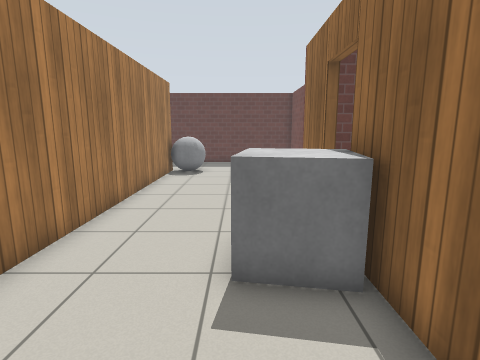
[1] (above)

15 first-person views from a walk through a Gazebo world. The camera is 1.2 m above the floor, tilts 10° down and sees 80° across. The floor is counted in squares, 0.5 m on a side. Each view is taken from the middle of a square. On the plan, view 1 faces up. The plan holds only what a view shows up to about 18 squares ahead; the rest is blank. The place goes on beyond the plan. Simple patterns stand in for the simulator's built-in surfaces.

[2]
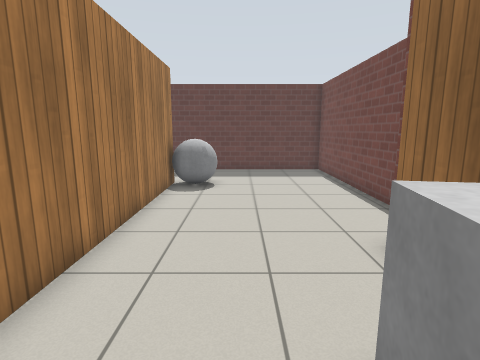

[3]
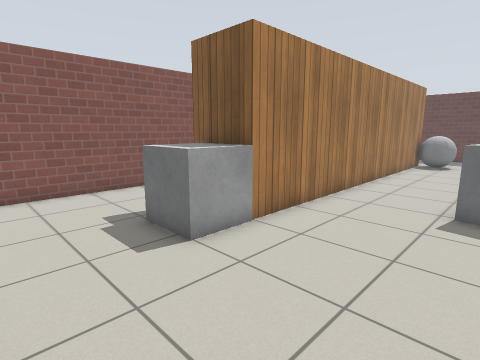

[4]
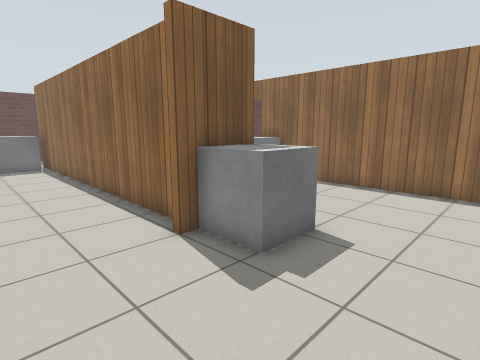

[5]
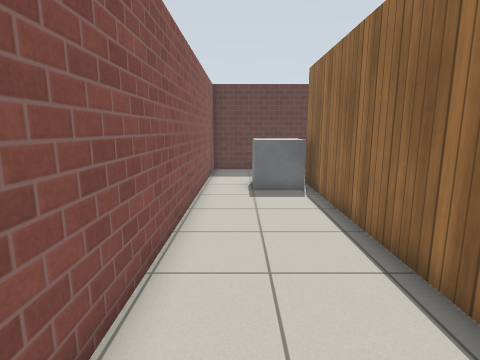

[6]
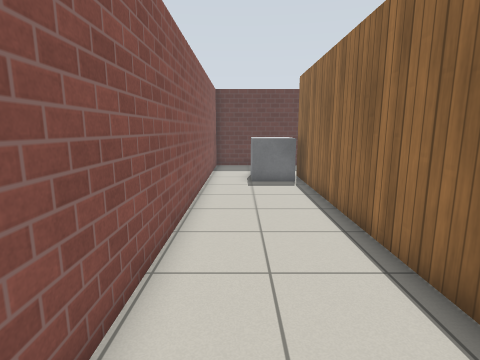

[7]
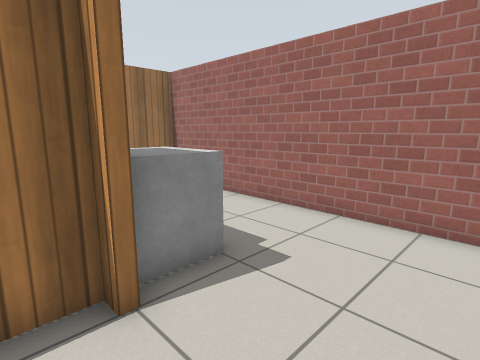

[8]
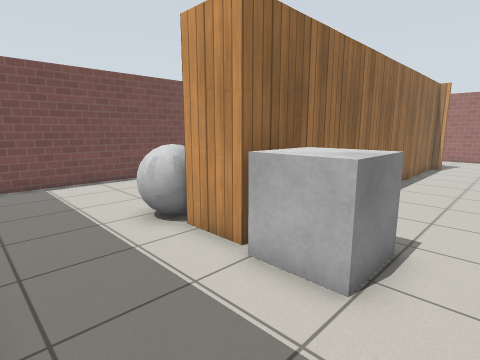

[9]
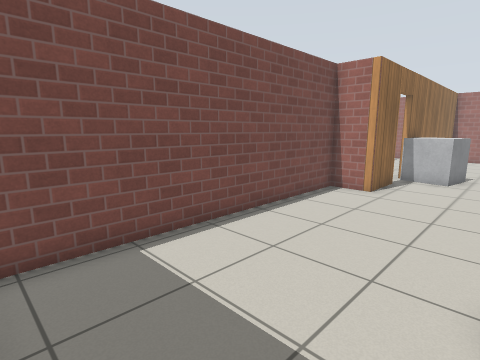

[10]
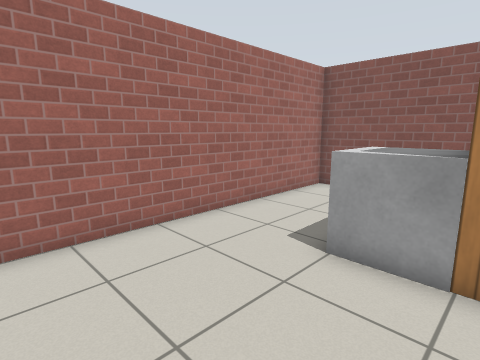

[11]
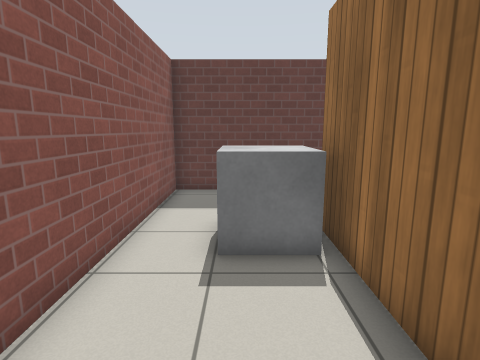

[12]
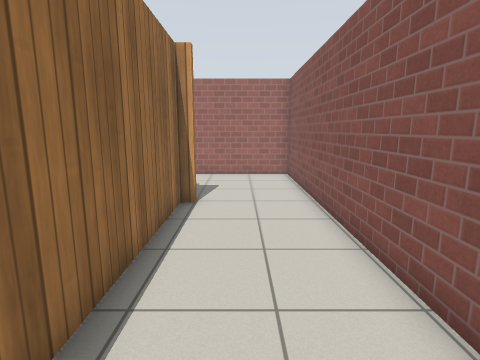

[13]
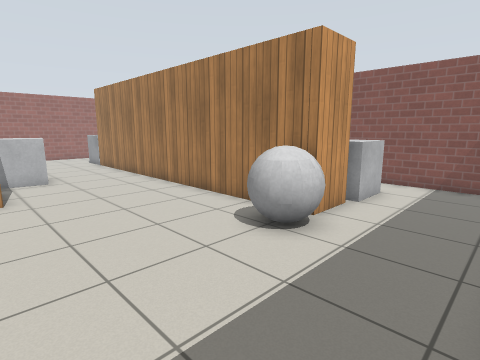

[14]
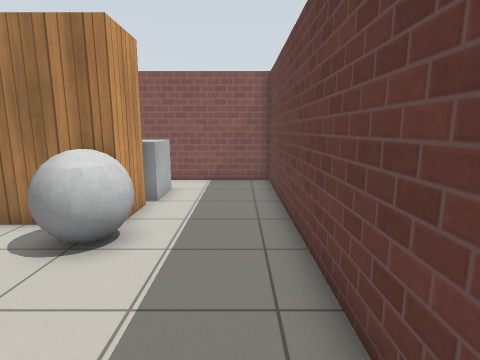

[15]
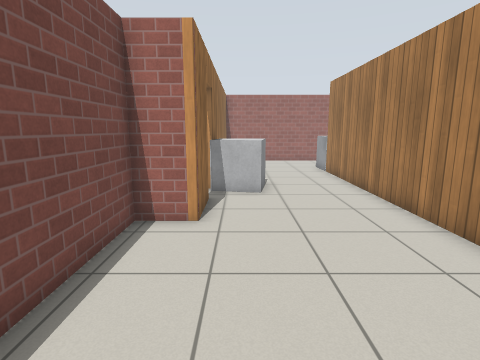

### Floor plan
Points are (right, up) in squares from view 1. A wall is a line through its corners. A room is listed if a view was taken in it or the views show most of it. See-through windows are left out.
Room 1 (views 1, 2, 3, 4, 5, 6, 7, 8, 9, 10, 11, 12, 13, 14, 15)
walls: (2.1, 7.2) (2.1, 9.7) (3.8, 9.7) (3.8, 21.4) (-10.6, 21.4) (-10.6, -5.5) (2.1, -5.5) (2.1, 4.7); (-6.6, 0.7) (-6, 0.7) (-6, 16.9) (-4, 16.9) (-4, 0.4) (-6.6, 0.4)
ways out: open door at (2, 7)
objects: grey box (-8, 15) to (-7, 17); grey box (-6, -1) to (-4, 0); grey ball (-3, 16) to (-2, 17); grey box (0, 4) to (2, 6)

Where each view was taken, in squares from view 1:
view 1: 0 up, 0 right, facing up
view 2: 4 up, 1 left, facing up
view 3: 5 down, 1 right, facing up-left
view 4: 5 down, 10 left, facing up-right
view 5: 4 up, 9 left, facing up
view 6: 2 up, 9 left, facing up
view 7: 2 up, 10 left, facing down-right
view 8: 21 up, 10 left, facing down-right
view 9: 21 up, 2 left, facing down-right
view 10: 1 up, 1 right, facing down-left
view 11: 10 up, 8 left, facing up
view 12: 10 up, 8 left, facing down
view 13: 21 up, 3 right, facing down-left
view 14: 20 up, 3 right, facing left
view 15: 17 up, 1 right, facing down
